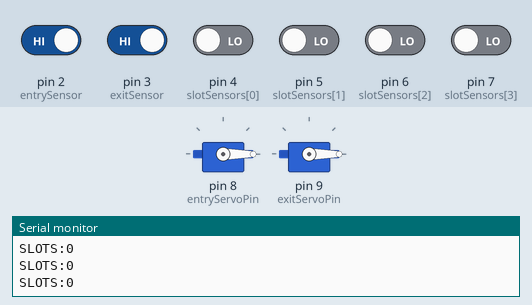
A sketch run on a simulated Arduino Uno, built with avr-gcc and run on an emulated ATmega328P. Shown: 2 × servo, the last lines printed to the serial monitor. The test bench sets the inputs (shaded band); at power-on: pin 2 (entrySensor), pin 3 (exitSensor) HIGH, pin 4 (slotSensors[0]), pin 5 (slotSensors[1]), pin 6 (slotSensors[2]), pin 7 (slotSensors[3]) LOW.

Above: at 1.8 s.
1.9 s: pin 3 (exitSensor) driven LOW
At 3.3 s:
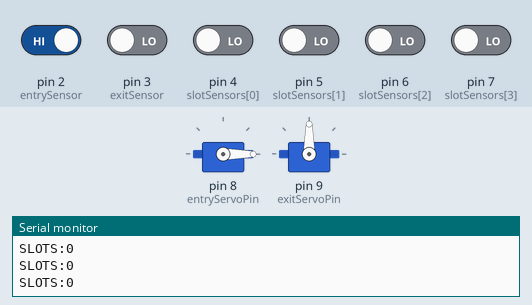
4.9 s: pin 3 (exitSensor) driven HIGH
At 7.6 s:
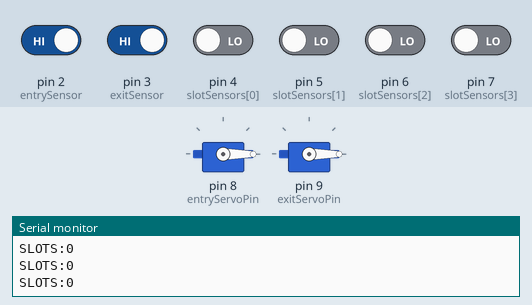
7.9 s: pin 2 (entrySensor) driven LOW and pin 4 (slotSensors[0]) driven HIGH
At 9.1 s:
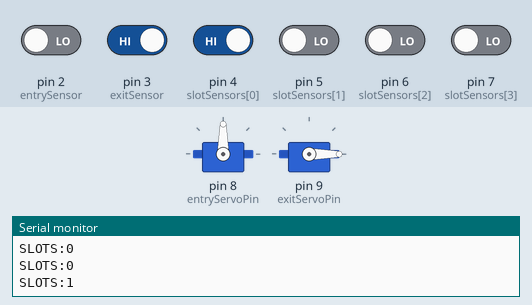
10.9 s: pin 2 (entrySensor) driven HIGH
At 13.8 s:
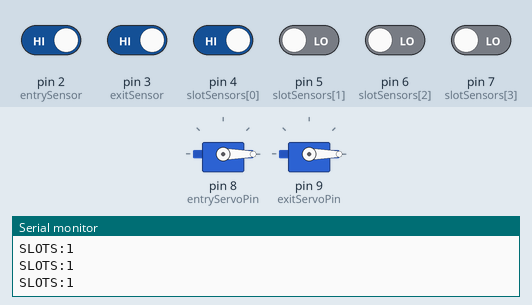
Timing chart, 0 to 14.9 s (numbered marks = the images above; inputs shaded):
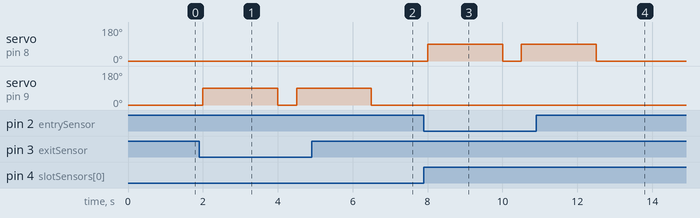

Measured:
- after the input at 1.9 s, servo on pin 9 (exitServoPin): 0° → 90° after 0.10 s, → 0° 2.0 s later, → 90° 0.50 s later
- after the input at 4.9 s, servo on pin 9 (exitServoPin): goes on until 6.5 s, then stays 0°
- after the input at 7.9 s, servo on pin 8 (entryServoPin): 0° → 90° after 0.10 s, → 0° 2.0 s later, → 90° 0.50 s later
- after the input at 10.9 s, servo on pin 8 (entryServoPin): goes on until 12.5 s, then stays 0°

The sketch:

parking.ino
```cpp
#include <Servo.h>

Servo entryGate;
Servo exitGate;

// Define IR sensors for slots
const int slotSensors[] = {4, 5, 6, 7};
const int numSlots = 4;

// IR sensors for gates
const int entrySensor = 2;
const int exitSensor = 3;

// Servo pins
const int entryServoPin = 8;
const int exitServoPin = 9;

void setup() {
  Serial.begin(9600);

  // Setup slot IR sensors
  for (int i = 0; i < numSlots; i++) {
    pinMode(slotSensors[i], INPUT);
  }

  // Setup gate IR sensors
  pinMode(entrySensor, INPUT);
  pinMode(exitSensor, INPUT);

  // Attach servos
  entryGate.attach(entryServoPin);
  exitGate.attach(exitServoPin);

  // Close gates initially
  entryGate.write(0);
  exitGate.write(0);
}

void loop() {
  int availableSlots = 0;

  // Count available slots using only D4–D7
  for (int i = 0; i < numSlots; i++) {
    int state = digitalRead(slotSensors[i]);
    if (state == HIGH) { // No car = HIGH
      availableSlots++;
    }
  }

  // Send slot info to serial
  Serial.print("SLOTS:");
  Serial.println(availableSlots);

  // Entry gate control
  if (digitalRead(entrySensor) == LOW && availableSlots > 0) {
    entryGate.write(90);  // Open
    delay(2000);
    entryGate.write(0);   // Close
  }

  // Exit gate control
  if (digitalRead(exitSensor) == LOW) {
    exitGate.write(90);   // Open
    delay(2000);
    exitGate.write(0);    // Close
  }

  delay(500);
}
```
